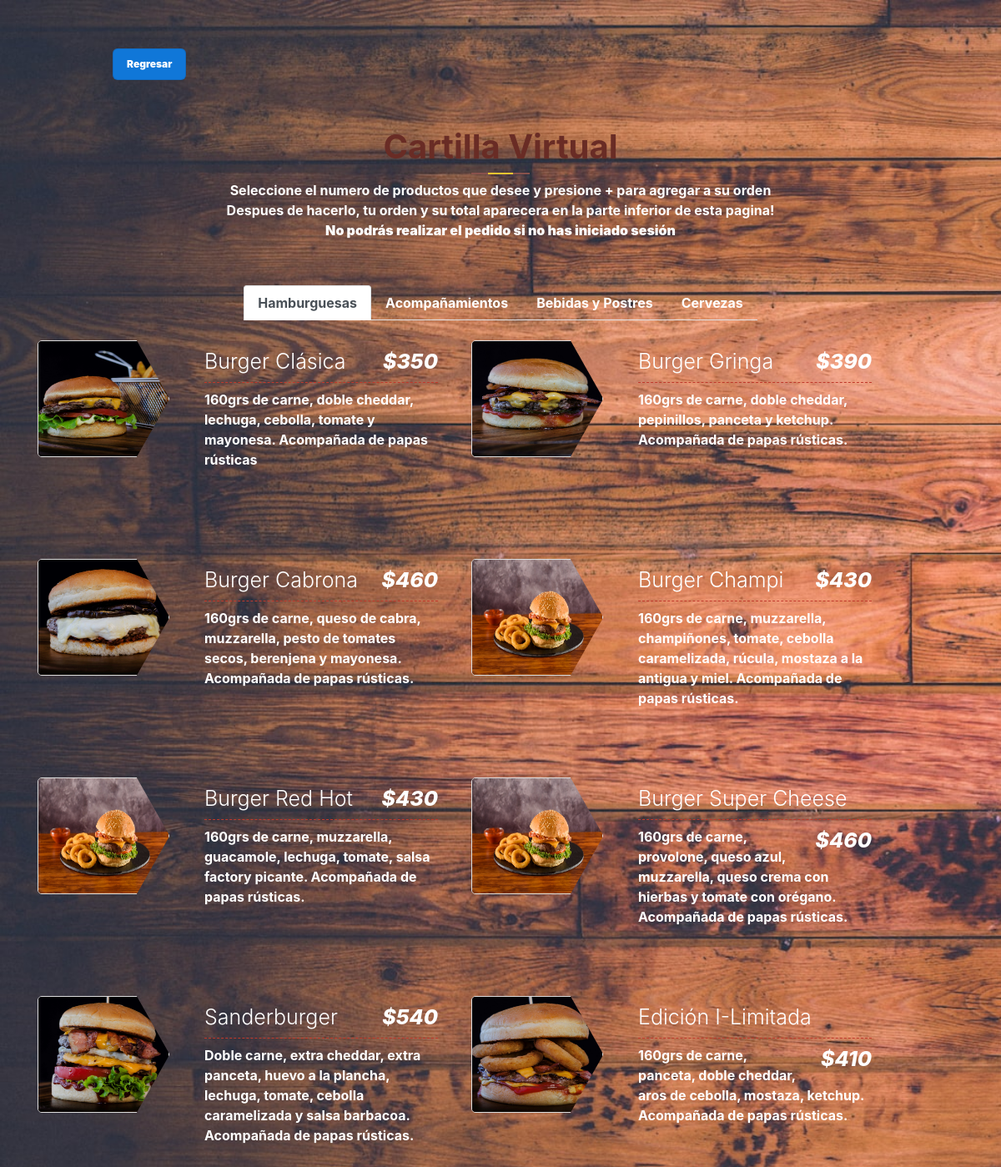
Page /PAGINA_CartillaVirtual.php on the earlier database version.
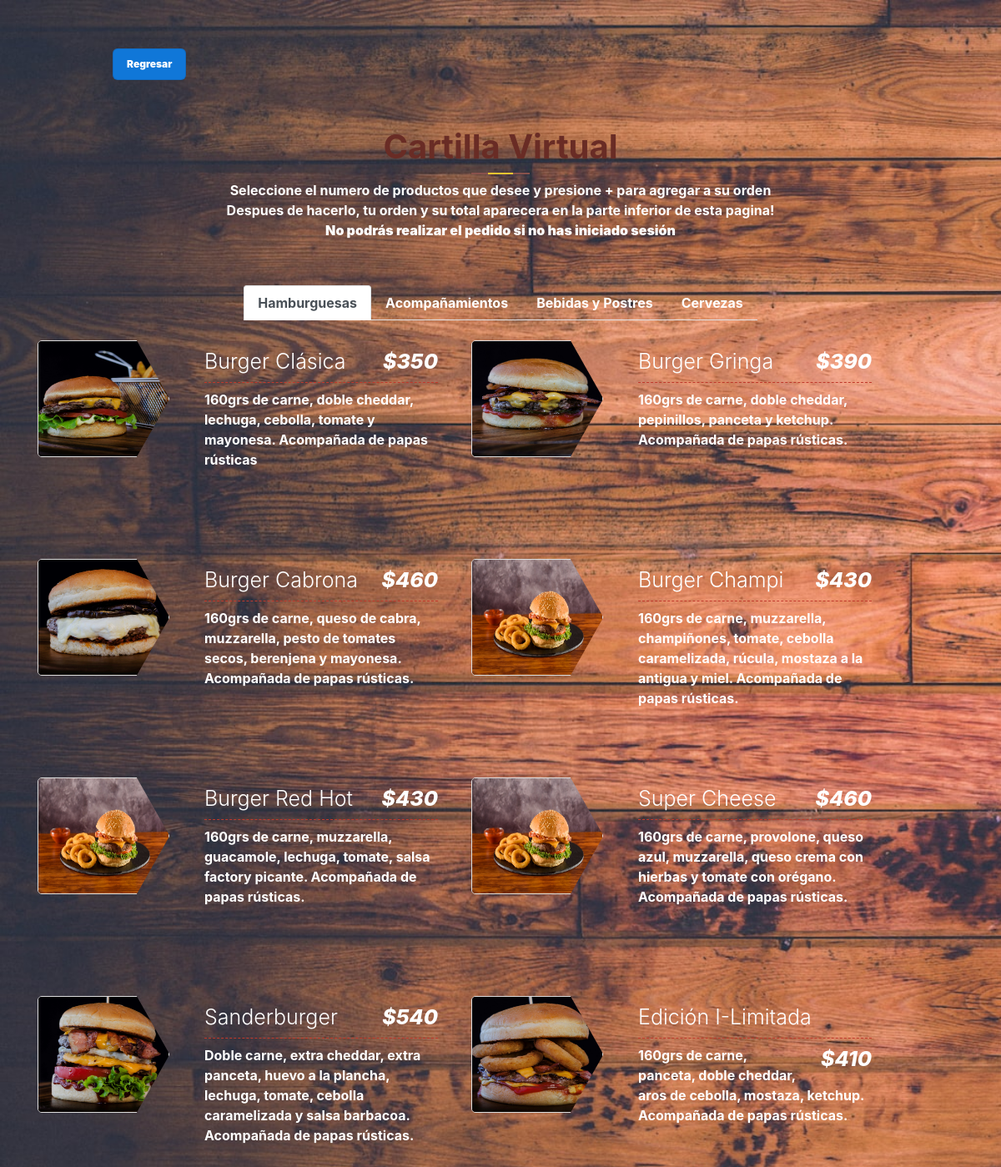
Same page on the later database version.
### tables this page shows
CREATE TABLE `producto` (
  `id_producto` int(10) PRIMARY KEY NOT NULL AUTO_INCREMENT COMMENT 'ID del Producto',
  `nombre` varchar(30) NOT NULL COMMENT 'Nombre del Producto',
  `precio` int(20) NOT NULL COMMENT 'Precio del Producto',
  `tipo` varchar(15) NOT NULL COMMENT 'Tipo de producto (Hamburguesa, Bebida, Acompañamiento).',
  `descripcion` varchar(180) NULL COMMENT 'Descripcion del Producto'
);

### controlador/ControladorMostrarCartilla.php (called while the page is built)
<?php
require_once("modelo/Producto.php");
$productos = new Producto();
$matrizProducto = $productos->listar_productos();
require_once("vista/Cartilla_VISTA.php");
?>

### modelo/conexion.php (called while the page is built)
<?php
class Conectar{
    public static function conexion (){
        try{
            $host ="localhost";
            $user ="root";
            $pass="";
            $bd="proyecto_grupo2";
            $con = mysqli_connect($host,$user,$pass);
            mysqli_select_db($con,$bd);
            return $con;
        }catch(Exception $e){
    die('Error'.$e->getMessage());
    echo "La linea de error " . $e->getLine();
        }
    }
    }
?>

### modelo/Producto.php (called while the page is built, shortened)
<?php
class Producto
{
    private $con;
    private $producto;
    public function __construct()
    {
        require_once("conexion.php");
        $this->con = Conectar::conexion();
        $this->producto = array();
    }
    public function listar_productos()
    {
        $sql = "SELECT * FROM producto ORDER BY id_producto";
        $query = mysqli_query($this->con, $sql);
        while ($filas = mysqli_fetch_array($query)) {
            $this->producto[] = $filas;
        }
        return $this->producto;
    }
}
?>

### vista/Cartilla_VISTA.php (the view, shortened to what this page needs)
<!DOCTYPE html>
<html lang="es">
<head>
    <link rel="stylesheet" href="assets/styles_cartilla.css">
    <link href="https://cdnjs.cloudflare.com/ajax/libs/twitter-bootstrap/4.1.3/css/bootstrap.min.css" rel="stylesheet">
</head>
<body class="body-2">
    <section id="our_menu" class="pt-5 pb-5">
        <div class="container">
            <div class="div-botones"><a href="index.php"><button class="button-1-cartilla">Regresar</button></a></div>
            <div class="row-2">
                <div class="col-lg-12">
                    <div class="page_title text-center mb-4">
                        <h1>Cartilla Virtual</h1>
                        <div class="single_line">Seleccione el numero de productos que desee y presione + para agregar a su orden<br>
                            Despues de hacerlo, tu orden y su total aparecera en la parte inferior de esta pagina! <br>
                            <strong>No podrás realizar el pedido si no has iniciado sesión</strong>
                        </div>
                    </div>
                </div>
            </div>
            <div class="row">
                <ul class="nav nav-tabs menu_tab mb-4" id="myTab" role="tablist">
                    <li class="nav-item">
                        <a class="nav-link active" id="hamburguesas" data-toggle="tab" href="#" role="tab">Hamburguesas</a>
                    </li>
                    <li class="nav-item">
                        <a class="nav-link" id="acompanamientos" data-toggle="tab" href="#" role="tab">Acompañamientos</a>
                    </li>
                    <li class="nav-item">
                        <a class="nav-link" id="bebidas-postres" data-toggle="tab" href="#" role="tab">Bebidas y Postres</a>
                    </li>
                    <li class="nav-item">
                        <a class="nav-link" id="cervezas" data-toggle="tab" href="#" role="tab">Cervezas</a>
                    </li>
                </ul>
            </div>
            <div class="row-2">
                <div class="tab-content col-lg-12" id="myTabContent">
                    <div class="tab-pane fade show active" id="breakfast" role="tabpanel" aria-labelledby="breakfast-tab">
                        <div class="row">
                            <?php foreach ($matrizProducto as $producto) : ?>
                                <div class="single_menu">
                                    <img src="<?php $dir_imagen = "assets/Productos/id" . $producto['id_producto'] . ".png"; ?><?php echo $dir_imagen; ?>" alt="burger">
                                    <div class="menu_content">
                                        <h4><?php echo $producto['nombre'] ?><span>$<?php echo $producto['precio'] ?></span></h4>
                                        <div class="descripcion_producto"><?php echo $producto['descripcion'] ?></div>
                                    </div>
                                </div>
                            <?php endforeach; ?>
                        </div>
                    </div>
                </div>
            </div>
        </div>
    </section>
</body>
</html>

### PAGINA_CartillaVirtual.php (shortened to what this page needs)
<!DOCTYPE html>
<html lang="es">
<head>
    <link rel="stylesheet" href="assets/styles2.css">
</head>
<body>
    <?php require_once("controlador/ControladorMostrarCartilla.php"); ?>
</body>
</html>

### assets/styles2.css (style rules this page uses)
body { font-family: 'Roboto', sans-serif; background-repeat: no-repeat; background-size: cover; }
.row-2 { color: white; }
.body-2 { background-image: url(imagenes/fondo-index.jpg); }

### assets/styles_cartilla.css (style rules this page uses)
* { font-weight:700; }
.page_title { padding: 30px 0px; }
.descripcion_producto { height: 8em; }
.page_title h1 { color: #692c25; font-weight: 700; line-height: 2; margin-bottom: 0; position: relative; text-transform: capitalize; }
.page_title h1::before { background: #88524c; width: 70px; height: 2px; position: absolute; content: ''; top: 90%; left: 50%; transform: translate(-50%, -50%); }
.page_title h1::after { position: absolute; content: ''; background: #fbc531; width: 30px; height: 2px; top: 90%; left: 50%; transform: translate(-50%, -50%); }
.menu_tab { margin: 0 auto; justify-content: center; }
.nav-item { display: inline-block; text-align: center; }
.nav-tabs .nav-link { transition: .3s; }
.nav-tabs .nav-link.active { background: #c79d98; color: #fff; font-weight: 700; border: 1px solid #b88782; }
.nav-link { color: rgb(255, 255, 255); }
.single_menu { position: relative; margin-bottom: 75px; transition: .3s; width: 30em; margin-right: 40px; }
.single_menu img { width: 33%; position: absolute; height: 140px; -webkit-clip-path: polygon(0% 0%, 75% 0%, 100% 50%, 75% 100%, 0% 100%); clip-path: polygon(0% 0%, 75% 0%, 100% 50%, 75% 100%, 0% 100%); transition: .3s; border: 1px solid #ddd; border-radius: 5px; }
.menu_content { padding-left: 200px; }
.menu_content h4 { font-size: 25px; font-weight: 300; border-bottom: 1px dashed #c0392b; line-height: 2; text-transform: capitalize; }
.menu_content h4 span { font-size: 25px; font-weight: 800; float: right; font-style: italic; color: #ffffff; margin-left: 20px; }
.button-1-cartilla { appearance: none; background-color: #1077d8; border: 1px solid rgba(27, 31, 35, .15); border-radius: 6px; box-shadow: rgba(27, 31, 35, .1) 0 1px 0; box-sizing: border-box; color: #fff; cursor: pointer; display: inline-block; font-family: -apple-system, system-ui, "Segoe UI", Helvetica, Arial, sans-serif, "Apple Color Emoji", "Segoe UI Emoji"; font-size: 12px; font-weight: 900; line-height: 16px; padding: 10px 16px; margin: 10px; }
.div-botones { margin-left: 80px; }

Differences in the rows shown:
changed producto: nombre "Burger Super Cheese" → "Super Cheese"
